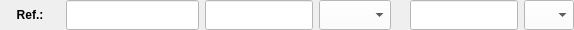
              <widget class="QWidget" name="widget_37" native="true">
               <property name="minimumSize">
                <size>
                 <width>0</width>
                 <height>25</height>
                </size>
               </property>
               <property name="maximumSize">
                <size>
                 <width>16777215</width>
                 <height>30</height>
                </size>
               </property>
               <property name="styleSheet">
                <string notr="true"/>
               </property>
               <layout class="QHBoxLayout" name="horizontalLayout_5">
                <property name="spacing">
                 <number>6</number>
                </property>
                <property name="leftMargin">
                 <number>0</number>
                </property>
                <property name="topMargin">
                 <number>0</number>
                </property>
                <property name="rightMargin">
                 <number>0</number>
                </property>
                <property name="bottomMargin">
                 <number>0</number>
                </property>
                <item>
                 <widget class="QLabel" name="label_Referencia">
                  <property name="minimumSize">
                   <size>
                    <width>60</width>
                    <height>0</height>
                   </size>
                  </property>
                  <property name="maximumSize">
                   <size>
                    <width>60</width>
                    <height>16777215</height>
                   </size>
                  </property>
                  <property name="font">
                   <font>
                    <pointsize>9</pointsize>
                    <weight>75</weight>
                    <bold>true</bold>
                   </font>
                  </property>
                  <property name="text">
                   <string>Ref.:</string>
                  </property>
                  <property name="alignment">
                   <set>Qt::AlignCenter</set>
                  </property>
                 </widget>
                </item>
                <item>
                 <widget class="QWidget" name="widget_Referencia" native="true">
                  <layout class="QHBoxLayout" name="horizontalLayout_3">
                   <property name="spacing">
                    <number>0</number>
                   </property>
                   <property name="leftMargin">
                    <number>0</number>
                   </property>
                   <property name="topMargin">
                    <number>0</number>
                   </property>
                   <property name="rightMargin">
                    <number>0</number>
                   </property>
                   <property name="bottomMargin">
                    <number>0</number>
                   </property>
                   <item>
                    <widget class="QLineEdit" name="line_Referencia_Manu">
                     <property name="sizePolicy">
                      <sizepolicy hsizetype="Preferred" vsizetype="Preferred">
                       <horstretch>0</horstretch>
                       <verstretch>0</verstretch>
                      </sizepolicy>
                     </property>
                     <property name="minimumSize">
                      <size>
                       <width>133</width>
                       <height>0</height>
                      </size>
                     </property>
                     <property name="maximumSize">
                      <size>
                       <width>16777215</width>
                       <height>16777215</height>
                      </size>
                     </property>
                     <property name="font">
                      <font>
                       <pointsize>9</pointsize>
                      </font>
                     </property>
                     <property name="cursor">
                      <cursorShape>IBeamCursor</cursorShape>
                     </property>
                     <property name="styleSheet">
                      <string notr="true">background-color: rgb(255, 255, 255);</string>
                     </property>
                     <property name="inputMask">
                      <string/>
                     </property>
                     <property name="text">
                      <string/>
                     </property>
                     <property name="maxLength">
                      <number>20</number>
                     </property>
                     <property name="frame">
                      <bool>true</bool>
                     </property>
                     <property name="echoMode">
                      <enum>QLineEdit::Normal</enum>
                     </property>
                     <property name="alignment">
                      <set>Qt::AlignLeading|Qt::AlignLeft|Qt::AlignVCenter</set>
                     </property>
                    </widget>
                   </item>
                  </layout>
                 </widget>
                </item>
                <item>
                 <widget class="QWidget" name="widget_Kilos" native="true">
                  <layout class="QHBoxLayout" name="horizontalLayout_4">
                   <property name="leftMargin">
                    <number>0</number>
                   </property>
                   <property name="topMargin">
                    <number>0</number>
                   </property>
                   <property name="rightMargin">
                    <number>0</number>
                   </property>
                   <property name="bottomMargin">
                    <number>0</number>
                   </property>
                   <item>
                    <widget class="QLineEdit" name="line_Unidade">
                     <property name="sizePolicy">
                      <sizepolicy hsizetype="Preferred" vsizetype="Preferred">
                       <horstretch>0</horstretch>
                       <verstretch>0</verstretch>
                      </sizepolicy>
                     </property>
                     <property name="minimumSize">
                      <size>
                       <width>80</width>
                       <height>0</height>
                      </size>
                     </property>
                     <property name="maximumSize">
                      <size>
                       <width>16777215</width>
                       <height>16777215</height>
                      </size>
                     </property>
                     <property name="font">
                      <font>
                       <pointsize>9</pointsize>
                      </font>
                     </property>
                     <property name="cursor">
                      <cursorShape>IBeamCursor</cursorShape>
                     </property>
                     <property name="styleSheet">
                      <string notr="true">background-color: rgb(255, 255, 255);</string>
                     </property>
                     <property name="inputMask">
                      <string/>
                     </property>
                     <property name="text">
                      <string/>
                     </property>
                     <property name="maxLength">
                      <number>20</number>
                     </property>
                     <property name="frame">
                      <bool>true</bool>
                     </property>
                     <property name="echoMode">
                      <enum>QLineEdit::Normal</enum>
                     </property>
                     <property name="alignment">
                      <set>Qt::AlignCenter</set>
                     </property>
                     <property name="placeholderText">
                      <string/>
                     </property>
                    </widget>
                   </item>
                   <item>
                    <widget class="QComboBox" name="combo_Unidade">
                     <property name="sizePolicy">
                      <sizepolicy hsizetype="Preferred" vsizetype="Preferred">
                       <horstretch>0</horstretch>
                       <verstretch>0</verstretch>
                      </sizepolicy>
                     </property>
                     <property name="minimumSize">
                      <size>
                       <width>57</width>
                       <height>0</height>
                      </size>
                     </property>
                     <property name="font">
                      <font>
                       <pointsize>9</pointsize>
                       <weight>50</weight>
                       <bold>false</bold>
                      </font>
                     </property>
                     <property name="styleSheet">
                      <string notr="true">background-color: rgb(255, 255, 255);</string>
                     </property>
                     <item>
                      <property name="text">
                       <string/>
                      </property>
                     </item>
                     <item>
                      <property name="text">
                       <string>BARRA</string>
                      </property>
                     </item>
                     <item>
                      <property name="text">
                       <string>PÇ</string>
                      </property>
                     </item>
                    </widget>
                   </item>
                   <item>
                    <widget class="QLabel" name="label_Medida">
                     <property name="font">
                      <font>
                       <pointsize>9</pointsize>
                       <weight>75</weight>
                       <bold>true</bold>
                      </font>
                     </property>
                     <property name="text">
                      <string/>
                     </property>
                    </widget>
                   </item>
                   <item>
                    <widget class="QLineEdit" name="line_Medida">
                     <property name="sizePolicy">
                      <sizepolicy hsizetype="Preferred" vsizetype="Preferred">
                       <horstretch>0</horstretch>
                       <verstretch>0</verstretch>
                      </sizepolicy>
                     </property>
                     <property name="minimumSize">
                      <size>
                       <width>80</width>
                       <height>0</height>
                      </size>
                     </property>
                     <property name="maximumSize">
                      <size>
                       <width>16777215</width>
                       <height>16777215</height>
                      </size>
                     </property>
                     <property name="font">
                      <font>
                       <pointsize>9</pointsize>
                      </font>
                     </property>
                     <property name="cursor">
                      <cursorShape>IBeamCursor</cursorShape>
                     </property>
                     <property name="styleSheet">
                      <string notr="true">background-color: rgb(255, 255, 255);</string>
                     </property>
                     <property name="inputMask">
                      <string/>
                     </property>
                     <property name="text">
                      <string/>
                     </property>
                     <property name="maxLength">
                      <number>20</number>
                     </property>
                     <property name="frame">
                      <bool>true</bool>
                     </property>
                     <property name="echoMode">
                      <enum>QLineEdit::Normal</enum>
                     </property>
                     <property name="alignment">
                      <set>Qt::AlignCenter</set>
                     </property>
                     <property name="placeholderText">
                      <string/>
                     </property>
                    </widget>
                   </item>
                   <item>
                    <widget class="QComboBox" name="combo_Medida">
                     <property name="sizePolicy">
                      <sizepolicy hsizetype="Preferred" vsizetype="Preferred">
                       <horstretch>0</horstretch>
                       <verstretch>0</verstretch>
                      </sizepolicy>
                     </property>
                     <property name="minimumSize">
                      <size>
                       <width>50</width>
                       <height>0</height>
                      </size>
                     </property>
                     <property name="font">
                      <font>
                       <pointsize>9</pointsize>
                       <weight>50</weight>
                       <bold>false</bold>
                      </font>
                     </property>
                     <property name="styleSheet">
                      <string notr="true">background-color: rgb(255, 255, 255);</string>
                     </property>
                     <item>
                      <property name="text">
                       <string/>
                      </property>
                     </item>
                     <item>
                      <property name="text">
                       <string>MT</string>
                      </property>
                     </item>
                     <item>
                      <property name="text">
                       <string>MM</string>
                      </property>
                     </item>
                    </widget>
                   </item>
                  </layout>
                 </widget>
                </item>
               </layout>
              </widget>
